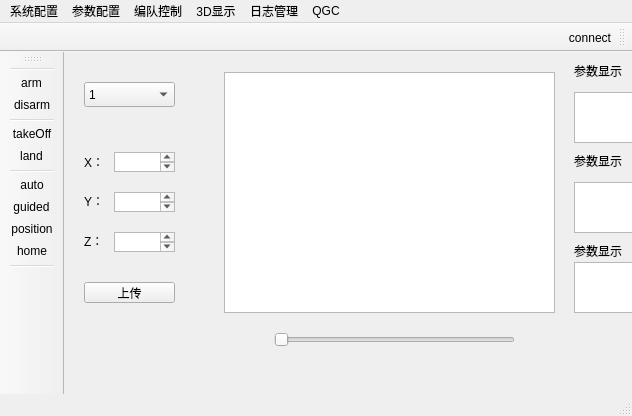
<?xml version="1.0" encoding="UTF-8"?>
<ui version="4.0">
 <class>MainWindow</class>
 <widget class="QMainWindow" name="MainWindow">
  <property name="geometry">
   <rect>
    <x>0</x>
    <y>0</y>
    <width>632</width>
    <height>416</height>
   </rect>
  </property>
  <property name="windowTitle">
   <string>MainWindow</string>
  </property>
  <widget class="QWidget" name="centralWidget">
   <widget class="QPushButton" name="pushButton">
    <property name="geometry">
     <rect>
      <x>20</x>
      <y>230</y>
      <width>91</width>
      <height>21</height>
     </rect>
    </property>
    <property name="text">
     <string>上传</string>
    </property>
   </widget>
   <widget class="QTextEdit" name="textEdit">
    <property name="geometry">
     <rect>
      <x>50</x>
      <y>100</y>
      <width>61</width>
      <height>20</height>
     </rect>
    </property>
   </widget>
   <widget class="QTextEdit" name="textEdit_2">
    <property name="geometry">
     <rect>
      <x>50</x>
      <y>140</y>
      <width>61</width>
      <height>20</height>
     </rect>
    </property>
   </widget>
   <widget class="QTextEdit" name="textEdit_3">
    <property name="geometry">
     <rect>
      <x>50</x>
      <y>180</y>
      <width>61</width>
      <height>20</height>
     </rect>
    </property>
   </widget>
   <widget class="QGraphicsView" name="graphicsView">
    <property name="geometry">
     <rect>
      <x>160</x>
      <y>20</y>
      <width>331</width>
      <height>241</height>
     </rect>
    </property>
   </widget>
   <widget class="QComboBox" name="comboBox">
    <property name="geometry">
     <rect>
      <x>20</x>
      <y>30</y>
      <width>91</width>
      <height>25</height>
     </rect>
    </property>
    <item>
     <property name="text">
      <string>1</string>
     </property>
    </item>
    <item>
     <property name="text">
      <string>2</string>
     </property>
    </item>
    <item>
     <property name="text">
      <string>3</string>
     </property>
    </item>
    <item>
     <property name="text">
      <string>4</string>
     </property>
    </item>
    <item>
     <property name="text">
      <string>5</string>
     </property>
    </item>
    <item>
     <property name="text">
      <string>6</string>
     </property>
    </item>
    <item>
     <property name="text">
      <string>7</string>
     </property>
    </item>
    <item>
     <property name="text">
      <string>8</string>
     </property>
    </item>
   </widget>
   <widget class="QLabel" name="label">
    <property name="geometry">
     <rect>
      <x>20</x>
      <y>100</y>
      <width>21</width>
      <height>20</height>
     </rect>
    </property>
    <property name="text">
     <string>X：</string>
    </property>
   </widget>
   <widget class="QLabel" name="label_2">
    <property name="geometry">
     <rect>
      <x>20</x>
      <y>140</y>
      <width>21</width>
      <height>17</height>
     </rect>
    </property>
    <property name="text">
     <string>Y：</string>
    </property>
   </widget>
   <widget class="QLabel" name="label_3">
    <property name="geometry">
     <rect>
      <x>20</x>
      <y>180</y>
      <width>21</width>
      <height>17</height>
     </rect>
    </property>
    <property name="text">
     <string>Z：</string>
    </property>
   </widget>
   <widget class="QSlider" name="horizontalSlider">
    <property name="geometry">
     <rect>
      <x>210</x>
      <y>280</y>
      <width>241</width>
      <height>16</height>
     </rect>
    </property>
    <property name="orientation">
     <enum>Qt::Horizontal</enum>
    </property>
   </widget>
   <widget class="QLabel" name="label_4">
    <property name="geometry">
     <rect>
      <x>510</x>
      <y>10</y>
      <width>67</width>
      <height>17</height>
     </rect>
    </property>
    <property name="text">
     <string>参数显示</string>
    </property>
   </widget>
   <widget class="QLabel" name="label_5">
    <property name="geometry">
     <rect>
      <x>510</x>
      <y>100</y>
      <width>67</width>
      <height>17</height>
     </rect>
    </property>
    <property name="text">
     <string>参数显示</string>
    </property>
   </widget>
   <widget class="QLabel" name="label_6">
    <property name="geometry">
     <rect>
      <x>510</x>
      <y>190</y>
      <width>67</width>
      <height>17</height>
     </rect>
    </property>
    <property name="text">
     <string>参数显示</string>
    </property>
   </widget>
   <widget class="QTextEdit" name="palne1">
    <property name="geometry">
     <rect>
      <x>510</x>
      <y>40</y>
      <width>71</width>
      <height>51</height>
     </rect>
    </property>
   </widget>
   <widget class="QTextEdit" name="plane3">
    <property name="geometry">
     <rect>
      <x>510</x>
      <y>210</y>
      <width>71</width>
      <height>51</height>
     </rect>
    </property>
   </widget>
   <widget class="QTextEdit" name="plane2">
    <property name="geometry">
     <rect>
      <x>510</x>
      <y>130</y>
      <width>71</width>
      <height>51</height>
     </rect>
    </property>
   </widget>
  </widget>
  <widget class="QMenuBar" name="menuBar">
   <property name="geometry">
    <rect>
     <x>0</x>
     <y>0</y>
     <width>632</width>
     <height>28</height>
    </rect>
   </property>
   <widget class="QMenu" name="menu">
    <property name="title">
     <string>系统配置</string>
    </property>
    <addaction name="action"/>
    <addaction name="actionRTK_GPS"/>
    <addaction name="action_2"/>
    <addaction name="action_3"/>
   </widget>
   <widget class="QMenu" name="menu_2">
    <property name="title">
     <string>参数配置</string>
    </property>
    <addaction name="action_4"/>
    <addaction name="action_5"/>
   </widget>
   <widget class="QMenu" name="menu_3">
    <property name="title">
     <string>编队控制</string>
    </property>
    <widget class="QMenu" name="menu_5">
     <property name="title">
      <string>队形变化</string>
     </property>
     <addaction name="action_mouse"/>
     <addaction name="actionkeyboard"/>
    </widget>
    <addaction name="menu_5"/>
    <addaction name="action_7"/>
    <addaction name="action_8"/>
   </widget>
   <widget class="QMenu" name="menu3D">
    <property name="title">
     <string>3D显示</string>
    </property>
    <addaction name="action_9"/>
    <addaction name="action_10"/>
   </widget>
   <widget class="QMenu" name="menu_4">
    <property name="title">
     <string>日志管理</string>
    </property>
    <addaction name="actionButton2"/>
    <addaction name="actionButton"/>
    <addaction name="action_13"/>
   </widget>
   <widget class="QMenu" name="menuQGC">
    <property name="title">
     <string>QGC</string>
    </property>
    <addaction name="actionqgc_2"/>
   </widget>
   <addaction name="menu"/>
   <addaction name="menu_2"/>
   <addaction name="menu_3"/>
   <addaction name="menu3D"/>
   <addaction name="menu_4"/>
   <addaction name="menuQGC"/>
  </widget>
  <widget class="QStatusBar" name="statusBar"/>
  <widget class="QToolBar" name="toolBar">
   <property name="windowTitle">
    <string>toolBar</string>
   </property>
   <property name="layoutDirection">
    <enum>Qt::LeftToRight</enum>
   </property>
   <attribute name="toolBarArea">
    <enum>LeftToolBarArea</enum>
   </attribute>
   <attribute name="toolBarBreak">
    <bool>true</bool>
   </attribute>
   <addaction name="separator"/>
   <addaction name="actionarm"/>
   <addaction name="actiondisarm"/>
   <addaction name="separator"/>
   <addaction name="actiontakeOff"/>
   <addaction name="actionland"/>
   <addaction name="separator"/>
   <addaction name="actionauto"/>
   <addaction name="actionguided"/>
   <addaction name="actionposition"/>
   <addaction name="actionhome"/>
   <addaction name="separator"/>
  </widget>
  <widget class="QToolBar" name="toolBar2">
   <property name="windowTitle">
    <string>toolBar_2</string>
   </property>
   <property name="layoutDirection">
    <enum>Qt::RightToLeft</enum>
   </property>
   <attribute name="toolBarArea">
    <enum>TopToolBarArea</enum>
   </attribute>
   <attribute name="toolBarBreak">
    <bool>true</bool>
   </attribute>
   <addaction name="actionConnect"/>
  </widget>
  <action name="actiontakeOff">
   <property name="icon">
    <iconset resource="image.qrc">
     <normaloff>:/new/prefix1/image/1180624.png</normaloff>:/new/prefix1/image/1180624.png</iconset>
   </property>
   <property name="text">
    <string>takeOff</string>
   </property>
   <property name="toolTip">
    <string>起飞</string>
   </property>
  </action>
  <action name="actionland">
   <property name="icon">
    <iconset resource="image.qrc">
     <normaloff>:/new/prefix1/image/1185255.png</normaloff>:/new/prefix1/image/1185255.png</iconset>
   </property>
   <property name="text">
    <string>land</string>
   </property>
   <property name="toolTip">
    <string>降落</string>
   </property>
  </action>
  <action name="actionposition">
   <property name="icon">
    <iconset resource="image.qrc">
     <normaloff>:/new/prefix1/image/1154391.png</normaloff>:/new/prefix1/image/1154391.png</iconset>
   </property>
   <property name="text">
    <string>position</string>
   </property>
   <property name="toolTip">
    <string>定点</string>
   </property>
  </action>
  <action name="actionauto">
   <property name="icon">
    <iconset resource="image.qrc">
     <normaloff>:/new/prefix1/image/1181722.png</normaloff>:/new/prefix1/image/1181722.png</iconset>
   </property>
   <property name="text">
    <string>auto</string>
   </property>
   <property name="toolTip">
    <string>自动</string>
   </property>
  </action>
  <action name="actionguided">
   <property name="icon">
    <iconset resource="image.qrc">
     <normaloff>:/new/prefix1/image/534472.png</normaloff>:/new/prefix1/image/534472.png</iconset>
   </property>
   <property name="text">
    <string>guided</string>
   </property>
   <property name="toolTip">
    <string>跟随</string>
   </property>
  </action>
  <action name="actionarm">
   <property name="icon">
    <iconset resource="image.qrc">
     <normaloff>:/new/prefix1/image/519987.png</normaloff>:/new/prefix1/image/519987.png</iconset>
   </property>
   <property name="text">
    <string>arm</string>
   </property>
   <property name="toolTip">
    <string>解锁</string>
   </property>
  </action>
  <action name="actiondisarm">
   <property name="icon">
    <iconset resource="image.qrc">
     <normaloff>:/new/prefix1/image/519983.png</normaloff>:/new/prefix1/image/519983.png</iconset>
   </property>
   <property name="text">
    <string>disarm</string>
   </property>
   <property name="toolTip">
    <string>上锁</string>
   </property>
  </action>
  <action name="actionfd">
   <property name="text">
    <string>fd</string>
   </property>
  </action>
  <action name="action">
   <property name="text">
    <string>固件选择</string>
   </property>
  </action>
  <action name="actionRTK_GPS">
   <property name="text">
    <string>RTK/GPS配置</string>
   </property>
  </action>
  <action name="action_2">
   <property name="text">
    <string>光流设置</string>
   </property>
  </action>
  <action name="action_3">
   <property name="text">
    <string>传感器设置</string>
   </property>
  </action>
  <action name="action_4">
   <property name="text">
    <string>全部参数表</string>
   </property>
  </action>
  <action name="action_5">
   <property name="text">
    <string>全部参数树</string>
   </property>
  </action>
  <action name="action_7">
   <property name="text">
    <string>防碰撞模拟</string>
   </property>
  </action>
  <action name="action_8">
   <property name="text">
    <string>智能算法</string>
   </property>
  </action>
  <action name="action_9">
   <property name="text">
    <string>真实地形</string>
   </property>
  </action>
  <action name="action_10">
   <property name="text">
    <string>虚拟地形</string>
   </property>
  </action>
  <action name="actionButton2">
   <property name="text">
    <string>下载日志</string>
   </property>
  </action>
  <action name="actionButton">
   <property name="text">
    <string>浏览日志</string>
   </property>
  </action>
  <action name="action_13">
   <property name="text">
    <string>测试</string>
   </property>
  </action>
  <action name="action_mouse">
   <property name="text">
    <string> mouse</string>
   </property>
  </action>
  <action name="actionkeyboard">
   <property name="text">
    <string>keyboard</string>
   </property>
  </action>
  <action name="actionConnect">
   <property name="icon">
    <iconset resource="image.qrc">
     <normaloff>:/new/prefix1/image/1175746.png</normaloff>:/new/prefix1/image/1175746.png</iconset>
   </property>
   <property name="text">
    <string>connect</string>
   </property>
   <property name="toolTip">
    <string>连接</string>
   </property>
  </action>
  <action name="actionhome">
   <property name="icon">
    <iconset resource="image.qrc">
     <normaloff>:/new/prefix1/image/1065350.png</normaloff>:/new/prefix1/image/1065350.png</iconset>
   </property>
   <property name="text">
    <string>home</string>
   </property>
   <property name="toolTip">
    <string>RTL</string>
   </property>
  </action>
  <action name="actionqgc_2">
   <property name="text">
    <string>qgc</string>
   </property>
  </action>
 </widget>
 <layoutdefault spacing="6" margin="11"/>
 <resources>
  <include location="image.qrc"/>
 </resources>
 <connections/>
</ui>
